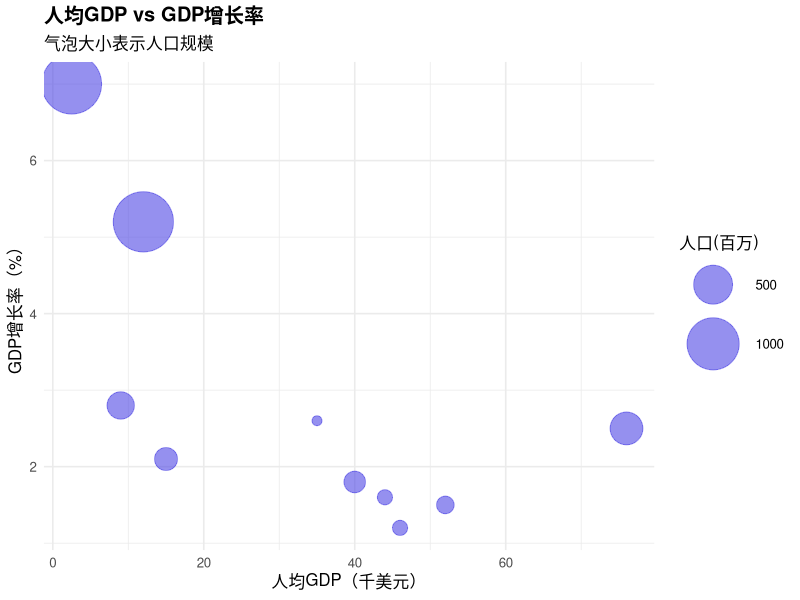
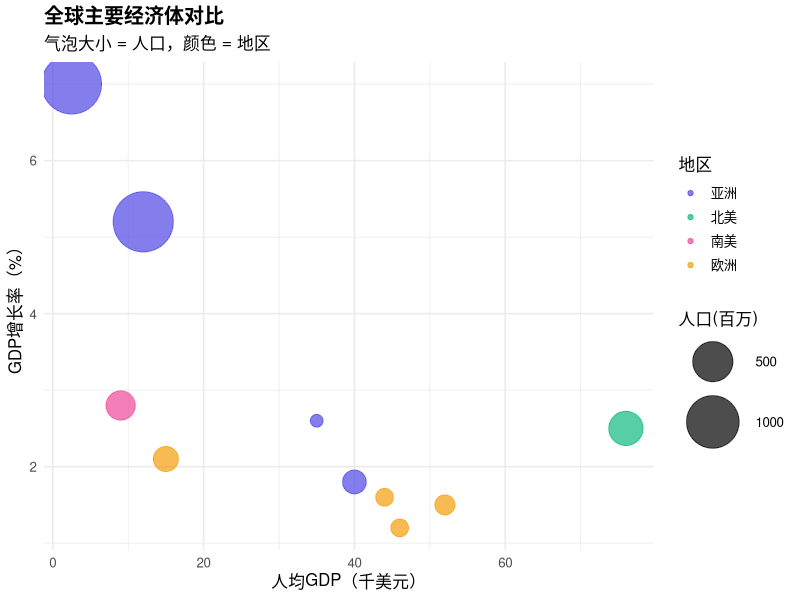
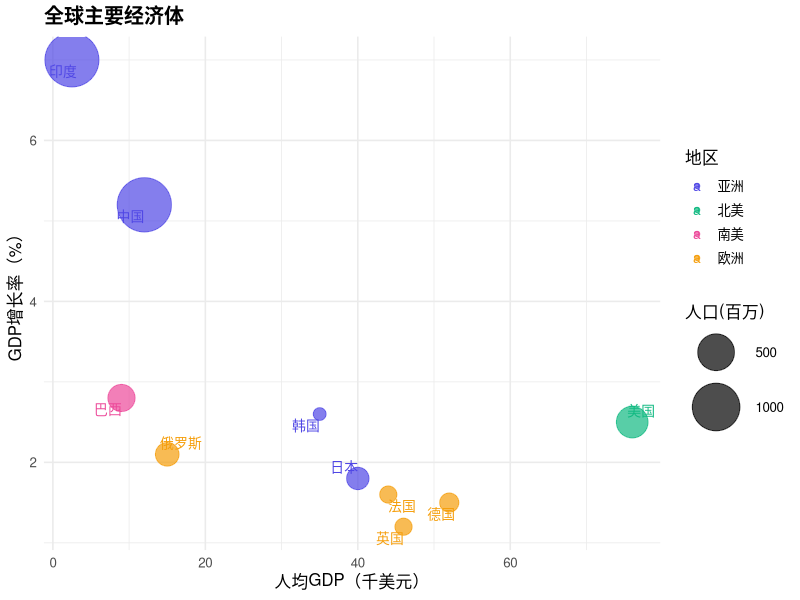
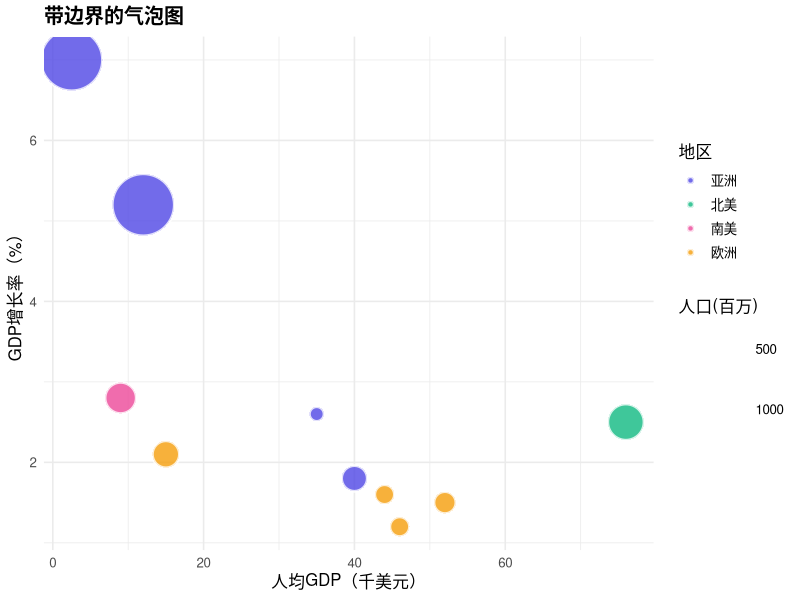
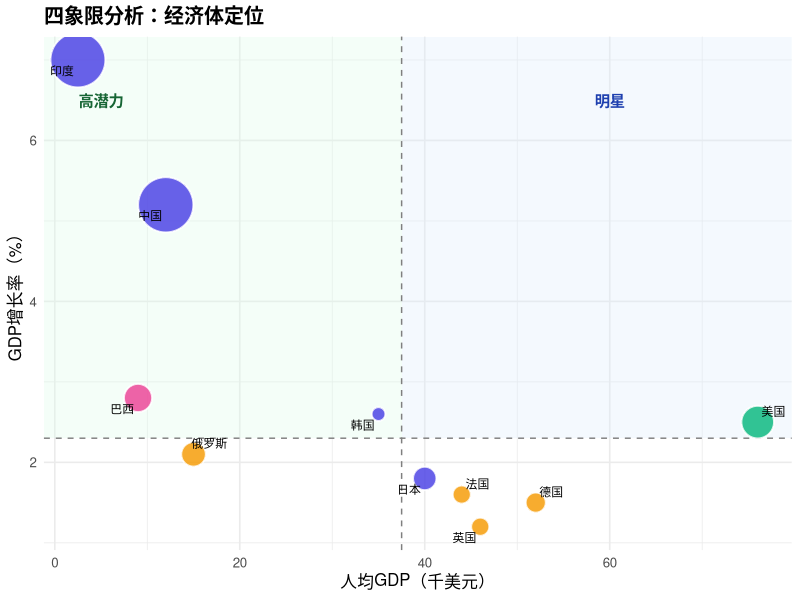
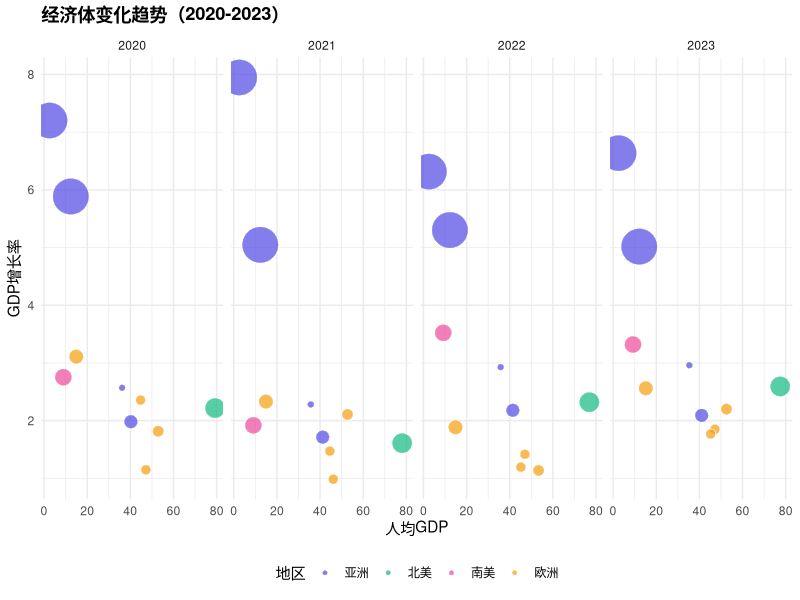
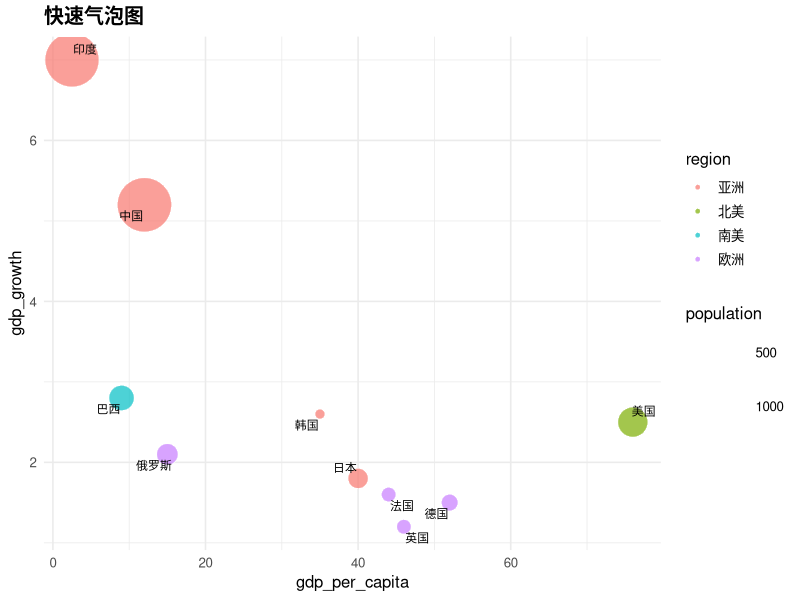

These charts were generated, in order, by the following R code:
## ---- chunk 1
knitr::opts_chunk$set(
    echo = TRUE, warning = FALSE, message = FALSE,
    fig.width = 9, fig.height = 6, fig.retina = 2, out.width = "100%", dpi = 150
)
## ---- chunk 2
library(ggplot2)
library(dplyr)
library(scales)
## ---- chunk 3
# 创建示例数据：各国经济指标
country_data <- data.frame(
    country = c(
        "中国", "美国", "日本", "德国", "印度",
        "英国", "法国", "巴西", "俄罗斯", "韩国"
    ),
    gdp_growth = c(5.2, 2.5, 1.8, 1.5, 7.0, 1.2, 1.6, 2.8, 2.1, 2.6),
    gdp_per_capita = c(12, 76, 40, 52, 2.5, 46, 44, 9, 15, 35),
    population = c(1400, 330, 125, 84, 1380, 67, 67, 215, 144, 52),
    region = c(
        "亚洲", "北美", "亚洲", "欧洲", "亚洲",
        "欧洲", "欧洲", "南美", "欧洲", "亚洲"
    )
)

ggplot(country_data, aes(x = gdp_per_capita, y = gdp_growth, size = population)) +
    geom_point(alpha = 0.6, color = "#4f46e5") +
    scale_size_continuous(range = c(3, 20), name = "人口(百万)") +
    labs(
        title = "人均GDP vs GDP增长率",
        subtitle = "气泡大小表示人口规模",
        x = "人均GDP（千美元）",
        y = "GDP增长率（%）"
    ) +
    theme_minimal(base_size = 12) +
    theme(plot.title = element_text(face = "bold"))
## ---- chunk 4
ggplot(country_data, aes(
    x = gdp_per_capita, y = gdp_growth,
    size = population, color = region
)) +
    geom_point(alpha = 0.7) +
    scale_size_continuous(range = c(4, 20), name = "人口(百万)") +
    scale_color_manual(values = c(
        "亚洲" = "#4f46e5", "北美" = "#10b981",
        "欧洲" = "#f59e0b", "南美" = "#ec4899"
    )) +
    labs(
        title = "全球主要经济体对比",
        subtitle = "气泡大小 = 人口，颜色 = 地区",
        x = "人均GDP（千美元）",
        y = "GDP增长率（%）",
        color = "地区"
    ) +
    theme_minimal(base_size = 12) +
    theme(
        plot.title = element_text(face = "bold"),
        legend.position = "right"
    )
## ---- chunk 5
library(ggrepel)

ggplot(country_data, aes(
    x = gdp_per_capita, y = gdp_growth,
    size = population, color = region
)) +
    geom_point(alpha = 0.7) +
    geom_text_repel(aes(label = country), size = 3.5, max.overlaps = 15) +
    scale_size_continuous(range = c(4, 18), name = "人口(百万)") +
    scale_color_manual(values = c(
        "亚洲" = "#4f46e5", "北美" = "#10b981",
        "欧洲" = "#f59e0b", "南美" = "#ec4899"
    )) +
    labs(
        title = "全球主要经济体",
        x = "人均GDP（千美元）",
        y = "GDP增长率（%）",
        color = "地区"
    ) +
    theme_minimal(base_size = 12) +
    theme(plot.title = element_text(face = "bold"))
## ---- chunk 6
ggplot(country_data, aes(
    x = gdp_per_capita, y = gdp_growth,
    size = population, fill = region
)) +
    geom_point(shape = 21, color = "white", stroke = 1.5, alpha = 0.8) +
    scale_size_continuous(range = c(4, 20), name = "人口(百万)") +
    scale_fill_manual(values = c(
        "亚洲" = "#4f46e5", "北美" = "#10b981",
        "欧洲" = "#f59e0b", "南美" = "#ec4899"
    )) +
    labs(
        title = "带边界的气泡图",
        x = "人均GDP（千美元）",
        y = "GDP增长率（%）",
        fill = "地区"
    ) +
    theme_minimal(base_size = 12) +
    theme(plot.title = element_text(face = "bold"))
## ---- chunk 7
# 计算中位数作为分界线
median_x <- median(country_data$gdp_per_capita)
median_y <- median(country_data$gdp_growth)

ggplot(country_data, aes(
    x = gdp_per_capita, y = gdp_growth,
    size = population, fill = region
)) +
    # 四象限背景
    annotate("rect",
        xmin = -Inf, xmax = median_x, ymin = median_y, ymax = Inf,
        fill = "#dcfce7", alpha = 0.3
    ) +
    annotate("rect",
        xmin = median_x, xmax = Inf, ymin = median_y, ymax = Inf,
        fill = "#dbeafe", alpha = 0.3
    ) +
    # 参考线
    geom_hline(yintercept = median_y, linetype = "dashed", color = "gray50") +
    geom_vline(xintercept = median_x, linetype = "dashed", color = "gray50") +
    # 气泡
    geom_point(shape = 21, color = "white", stroke = 1, alpha = 0.85) +
    geom_text_repel(aes(label = country), size = 3) +
    scale_size_continuous(range = c(4, 18)) +
    scale_fill_manual(values = c(
        "亚洲" = "#4f46e5", "北美" = "#10b981",
        "欧洲" = "#f59e0b", "南美" = "#ec4899"
    )) +
    # 象限标签
    annotate("text", x = 5, y = 6.5, label = "高潜力", fontface = "bold", color = "#166534") +
    annotate("text", x = 60, y = 6.5, label = "明星", fontface = "bold", color = "#1e40af") +
    labs(
        title = "四象限分析：经济体定位",
        x = "人均GDP（千美元）",
        y = "GDP增长率（%）"
    ) +
    theme_minimal(base_size = 12) +
    theme(
        plot.title = element_text(face = "bold"),
        legend.position = "none"
    )
## ---- chunk 8
# 模拟多年数据
set.seed(42)
years <- 2020:2023

multi_year <- do.call(rbind, lapply(years, function(y) {
    country_data %>%
        mutate(
            year = y,
            gdp_growth = gdp_growth + rnorm(n(), 0, 0.5),
            gdp_per_capita = gdp_per_capita * (1 + rnorm(n(), 0.02, 0.01))
        )
}))

ggplot(multi_year, aes(
    x = gdp_per_capita, y = gdp_growth,
    size = population, fill = region
)) +
    geom_point(shape = 21, alpha = 0.7, color = "white") +
    facet_wrap(~year, nrow = 1) +
    scale_size_continuous(range = c(2, 12), guide = "none") +
    scale_fill_manual(values = c(
        "亚洲" = "#4f46e5", "北美" = "#10b981",
        "欧洲" = "#f59e0b", "南美" = "#ec4899"
    )) +
    labs(
        title = "经济体变化趋势（2020-2023）",
        x = "人均GDP",
        y = "GDP增长率",
        fill = "地区"
    ) +
    theme_minimal(base_size = 11) +
    theme(
        plot.title = element_text(face = "bold"),
        legend.position = "bottom"
    )
## ---- chunk 9
#' 快速绘制气泡图
plot_bubble <- function(data, x, y, size, color = NULL,
                        labels = NULL, title = NULL) {
    p <- ggplot(data, aes(x = .data[[x]], y = .data[[y]], size = .data[[size]]))

    if (!is.null(color)) {
        p <- p + geom_point(aes(fill = .data[[color]]),
            shape = 21, alpha = 0.7, color = "white"
        )
    } else {
        p <- p + geom_point(alpha = 0.7, color = "#4f46e5")
    }

    if (!is.null(labels)) {
        p <- p + ggrepel::geom_text_repel(aes(label = .data[[labels]]), size = 3)
    }

    p + scale_size_continuous(range = c(3, 18)) +
        labs(title = title, x = x, y = y) +
        theme_minimal(base_size = 12) +
        theme(plot.title = element_text(face = "bold"))
}

# 使用示例
plot_bubble(country_data, "gdp_per_capita", "gdp_growth", "population",
    color = "region", labels = "country", title = "快速气泡图"
)
